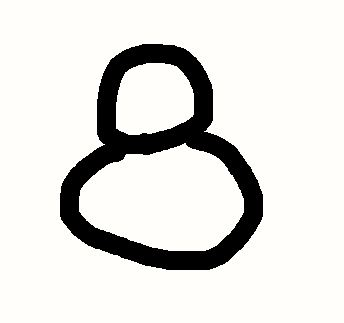
%> input picture Exercises/machine-learning-ex4/work/img.JPG, 344 x 323 px
$ octave ex4.m   (GNU Octave 9; MATLAB toolbox functions it lacks are replaced by stand-ins)
%> lines starting %> are read from the running program, lines starting %| are printed output that depends on the picture; long printed decimals are rounded
### Exercises/machine-learning-ex4/work/Image2Matrix.m
function VectorImage = Image2Matrix(fileName="img.jpg",cropPercentage=100)
%> called with fileName = 'img.jpg', cropPercentage = 100

%IMAGETO20X20GRAY display reduced image and converts for digit classification
%
% Sample usage:
%       imageTo20x20Gray('myDigit.jpg', 100, -1);
%
%       First parameter: Image file name
%             Could be bigger than 20 x 20 px, it will
%             be resized to 20 x 20. Better if used with
%             square images but not required.
%
%       Second parameter: cropPercentage (any number between 0 and 100)
%             0  0% will be cropped (optional, no needed for square images)
%            50  50% of available croping will be cropped
%           100  crop all the way to square image (for rectangular images)
%
%       Third parameter: rotStep
%            -1  rotate image 90 degrees CCW
%             0  do not rotate (optional)
%             1  rotate image 90 degrees CW
%
% (Thanks to Edwin Fr黨wirth for parts of this code)
% Read as RGB image
Image3DmatrixRGB = imread(fileName);
%> Image3DmatrixRGB is the input picture: size 323x344x3 uint8; mean R, G, B 223.2, 222.3, 218.9
% Convert to NTSC image (YIQ)
Image3DmatrixYIQ = rgb2ntsc(Image3DmatrixRGB );
%> Image3DmatrixYIQ: size 323x344x3 double; mean of channels 1, 2, 3 0.871, 0.00639, -0.00351
% Convert to grays keeping only luminance (Y) and discard chrominance (IQ)
Image2DmatrixBW  = Image3DmatrixYIQ(:,:,1);
% Get the size of your image
oldSize = size(Image2DmatrixBW);
%> oldSize = [323 344]
% Obtain crop size toward centered square (cropDelta)
% ...will be zero for the already minimum dimension
% ...and if the cropPercentage is zero,
% ...both dimensions are zero
% ...meaning that the original image will go intact to croppedImage
cropDelta = floor((oldSize - min(oldSize)) .* (cropPercentage/100));
%> cropDelta = [0 21]
% Compute the desired final pixel size for the original image
finalSize = oldSize - cropDelta;
%> finalSize = [323 323]
% Compute each dimension origin for croping
cropOrigin = floor(cropDelta / 2) + 1;
%> cropOrigin = [1 11]
% Compute each dimension copying size
copySize = cropOrigin + finalSize - 1;
%> copySize = [323 333]
% Copy just the desired cropped image from the original B&W image
croppedImage = Image2DmatrixBW( ...
                    cropOrigin(1):copySize(1), cropOrigin(2):copySize(2));
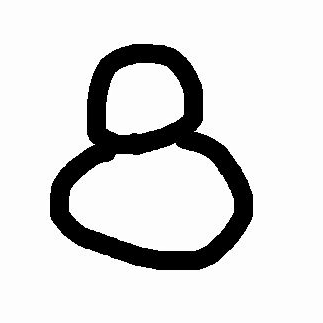
%> croppedImage: size 323x323 double; min 0, max 1, mean 0.863
% Resolution scale factors: [rows cols]
scale = [20 20] ./ finalSize;
%> scale = [0.0619 0.0619]
% Compute back the new image size (extra step to keep code general)
newSize = max(floor(scale .* finalSize),1);
%> newSize = [20 20]
% Compute a re-sampled set of indices:
rowIndex = min(round(((1:newSize(1))-0.5)./scale(1)+0.5), finalSize(1));
%> rowIndex = 20 values from 9 to 315
colIndex = min(round(((1:newSize(2))-0.5)./scale(2)+0.5), finalSize(2));
% Copy just the indexed values from old image to get new image
newImage = croppedImage(rowIndex,colIndex,:);
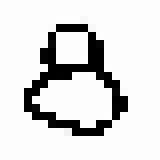
%> newImage: size 20x20 double (shown 8 times larger); min 0, max 1, mean 0.851
% Rotate if needed: -1 is CCW, 0 is no rotate, 1 is CW
newAlignedImage = rot90(newImage, 0);
% Invert black and white
invertedImage = - newAlignedImage;
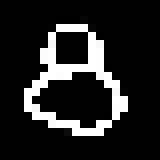
%> invertedImage: size 20x20 double (shown 8 times larger); min -1, max 0, mean -0.851; drawn with min black and max white
% Find min and max grays values in the image
maxValue = max(invertedImage(:));
%> maxValue = 0
minValue = min(invertedImage(:));
%> minValue = -1
% Compute the value range of actual grays
delta = maxValue - minValue;
%> delta = 1
% Normalize grays between 0 and 1
normImage = (invertedImage - minValue) / delta;
% Add contrast. Multiplication factor is contrast control.
contrastedImage = sigmoid((normImage -0.5) * 5);
% Show image as seen by the classifier
imshow(contrastedImage, [-1, 1] );
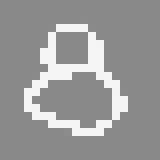
%> displayed picture: size 20x20, on the screen's scale of 0 to 255 (shown 8 times larger); min 137, max 245, mean 152.7
% Output the matrix as a unrolled vector
VectorImage = reshape(contrastedImage, 1, newSize(1)*newSize(2));
%> VectorImage = 400 values, max 0.924 at index 72, min 0.0759 at index 109, mean 0.2
end

### Exercises/machine-learning-ex4/work/sigmoid.m
function g = sigmoid(z)
g = 1.0 ./ (1.0 + exp(-z));
end

### Exercises/machine-learning-ex4/work/predictions.m
function [h2 p] = predictions(Theta1, Theta2, X)
m = size(X, 1);
num_labels = size(Theta2, 1);
p = zeros(size(X, 1), 1);
h1 = sigmoid([ones(m, 1) X] * Theta1');
h2 = sigmoid([ones(m, 1) h1] * Theta2');
[dummy, p] = max(h2, [], 2);
end

### Exercises/machine-learning-ex4/work/ex4.m
%% Initialization
clear ; close all; clc
input_layer_size  = 400;  % 20x20 Input Images of Digits
hidden_layer_size = 25;   % 25 hidden units
num_labels = 10;          % 10 labels, from 1 to 10
load('ex3weights.mat');
VectorImage = Image2Matrix("img.jpg");
[prob Res]=predictions(Theta1,Theta2,VectorImage);
%> in predictions, `[dummy, p] = max(h2, [], 2);`: dummy = 0.572; p = 3
%> prob = [0.000387 0.000132 0.572 0.0018 0.137 0.000263 0.00142 0.00261 0.000655 0.103]; Res = 3
printf("Res=%f",Res);
%| Res=3.000
